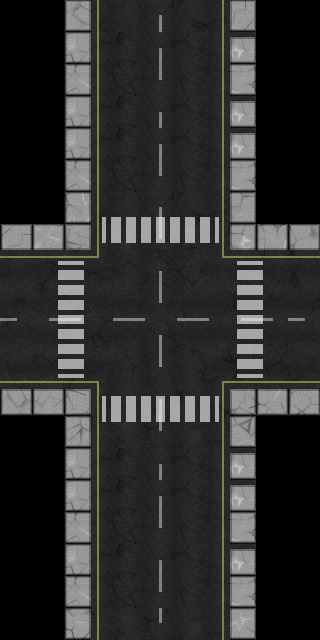

A level layout from a 2D game, rendered from its tile map. Below: a short description, then the map file with its tile-grid data intact:
An orthogonal 10x20 tile map with 32x32 px tiles, 1 tile layer (Tile Layer 1).

<map version="1.0" orientation="orthogonal" renderorder="right-down" width="10" height="20" tilewidth="32" tileheight="32" nextobjectid="1">
 <tileset firstgid="1" name="preview" tilewidth="32" tileheight="32" tilecount="768" columns="32">
  <image source="preview.jpg" width="1024" height="768" />
  <tile id="26">
   <properties>
    <property name="start" value="down" />
   </properties>
  </tile>
  <tile id="27">
   <properties>
    <property name="start" value="down" />
   </properties>
  </tile>
  <tile id="71">
   <properties>
    <property name="start" value="left" />
   </properties>
  </tile>
  <tile id="103">
   <properties>
    <property name="start" value="left" />
   </properties>
  </tile>
  <tile id="129">
   <properties>
    <property name="start" value="right" />
   </properties>
  </tile>
  <tile id="161">
   <properties>
    <property name="start" value="right" />
   </properties>
  </tile>
  <tile id="252">
   <properties>
    <property name="start" value="up" />
   </properties>
  </tile>
  <tile id="253">
   <properties>
    <property name="start" value="up" />
   </properties>
  </tile>
 </tileset>
 <layer name="Tile Layer 1" width="10" height="20">
  <data encoding="csv">
0,0,186,27,28,29,30,191,0,0,
0,0,706,707,708,709,710,711,0,0,
0,0,738,739,740,741,742,743,0,0,
0,0,706,707,708,709,710,711,0,0,
0,0,706,707,708,709,710,711,0,0,
0,0,738,739,740,741,742,743,0,0,
0,0,18,19,20,21,22,23,0,0,
35,49,50,51,52,53,54,55,56,34,
66,81,82,83,84,85,86,87,88,72,
98,113,114,115,116,117,118,119,120,104,
130,145,146,147,148,149,150,151,152,136,
162,177,178,179,180,181,182,183,184,168,
195,209,210,211,212,213,214,215,216,194,
0,0,242,243,244,245,246,247,0,0,
0,0,706,707,708,709,710,711,0,0,
0,0,706,707,708,709,710,711,0,0,
0,0,738,739,740,741,742,743,0,0,
0,0,706,707,708,709,710,711,0,0,
0,0,738,739,740,741,742,743,0,0,
0,0,90,251,252,253,254,95,0,0
</data>
 </layer>
</map>
